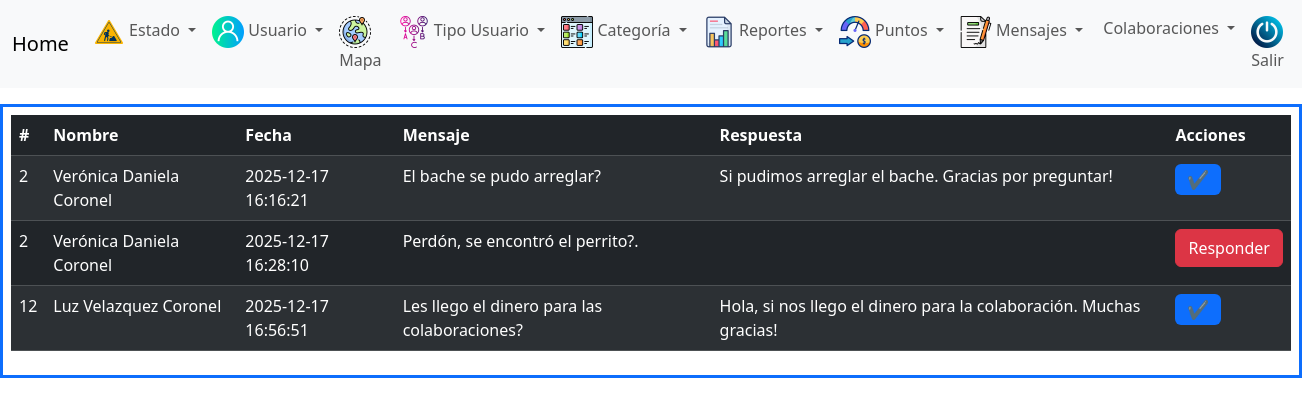
Screenshot of /sistema/listar_mensajes.php (signed in) with the database file from the repository.
### tables this page shows
CREATE TABLE `usuarios` (
  `id_usuario` int(11) NOT NULL,
  `nombre_u` varchar(255) NOT NULL,
  `email_u` varchar(255) NOT NULL,
  `clave` varchar(255) NOT NULL,
  `tipo_u` int(11) NOT NULL,
  `cuil` bigint(20) NOT NULL,
  `maravilla` varchar(355) NOT NULL,
  `observacion` varchar(355) NOT NULL,
  `valor_estado` varchar(255) NOT NULL DEFAULT 'activo'
);

CREATE TABLE `mensajes` (
  `id_mensaje` int(11) NOT NULL,
  `usuario_m` varchar(255) NOT NULL,
  `fecha` datetime NOT NULL DEFAULT current_timestamp(),
  `mensaje` varchar(355) NOT NULL,
  `respuesta` varchar(355) NOT NULL,
  `estado_m` int(11) NOT NULL DEFAULT 0
);

### sistema/listar_mensajes.php (the view, shortened to what this page needs)
<?php
    include './menu.php';
    include '../bd/conectar.php';
    $tipo = $_SESSION['tipo'];
    if($tipo == 'municipio'){
        $sql_usuarios = mysqli_query($conexion, "SELECT * FROM usuarios u INNER JOIN mensajes m ON u.id_usuario=m.usuario_m
                                                 WHERE u.valor_estado!='suspendido'");
    }
    $resultado = mysqli_num_rows($sql_usuarios);
    if($resultado <= 0){ ?>
        <div class="alert alert-warning alert-dismissible fade show" role="alert">
            <strong>Advertencia!</strong> No hay mensajes para mostrar o este usuario fue temporalmente suspendido!.
            <button type="button" class="btn-close" data-bs-dismiss="alert" aria-label="Close"></button>
        </div>
    <?php }else{ ?>
        <div class="table-responsive mt-3 bg-white p-2 border border-primary border-3">
            <table id="tabla" class="table table-striped table-hover table-dark">
                <thead>
                    <th>#</th>
                    <th>Nombre</th>
                    <th>Fecha</th>
                    <th>Mensaje</th>
                    <th>Respuesta</th>
                    <th>Acciones</th>
                </thead>
                <tbody>
                    <?php while($datos = mysqli_fetch_array($sql_usuarios)){ ?>
                            <tr>
                                <td><?php echo $datos['id_usuario']; ?></td>
                                <td><?php echo $datos['nombre_u']; ?></td>
                                <td><?php echo $datos['fecha']; ?></td>
                                <td><?php echo $datos['mensaje']; ?></td>
                                    <?php if($tipo != 'municipio' && $datos['respuesta'] == ''){ ?>
                                        <td><span class="badge text-bg-primary" style="font-size:18px;">Sin respuesta ❌</span></td>
                                    <?php } else { ?>
                                        <td><?php echo $datos['respuesta']; ?></td>
                                    <?php } ?>
                                    <?php if($tipo == 'municipio' && $datos['respuesta'] == ''){ ?>
                                        <td><a href="./responder_mensaje.php?id=<?php echo $datos['id_mensaje']; ?>" class="btn btn-danger">Responder</a></td>
                                    <?php } else if($tipo == 'municipio' && $datos['respuesta'] != ''){ ?>
                                        <td><span class="badge text-bg-primary" style="font-size:18px;"> ✔</span></td>
                                    <?php } else if($tipo != 'municipio' && $datos['respuesta'] != ''){ ?>
                                        <td><span class="badge text-bg-primary" style="font-size:18px;"> ✔</span></td>
                                    <?php } else if($tipo != 'municipio' && $datos['respuesta'] == ''){ ?>
                                        <td><span class="badge text-bg-primary" style="font-size:18px;"> ⌛</span></td>
                                    <?php } ?>
                            </tr>
                    <?php } ?>
    <?php }
?>
</tbody>
</table>
</div>
<!DOCTYPE html>
<html lang="en">
<head>
</head>
<body>
</body>
</html>

### rows the page displays
usuarios: id_usuario "2", nombre_u "Verónica Daniela Coronel", mensajes.fecha "2025-12-17 16:16:21", mensajes.mensaje "El bache se pudo arreglar?", mensajes.respuesta "Si pudimos arreglar el bache. Gracias por preguntar!", mensajes.fecha "2025-12-17 16:28:10", mensajes.mensaje "Perdón, se encontró el perrito?."
usuarios: id_usuario "12", nombre_u "Luz Velazquez Coronel", mensajes.fecha "2025-12-17 16:56:51", mensajes.mensaje "Les llego el dinero para las colaboraciones?", mensajes.respuesta "Hola, si nos llego el dinero para la colaboración. Muchas gracias!"
